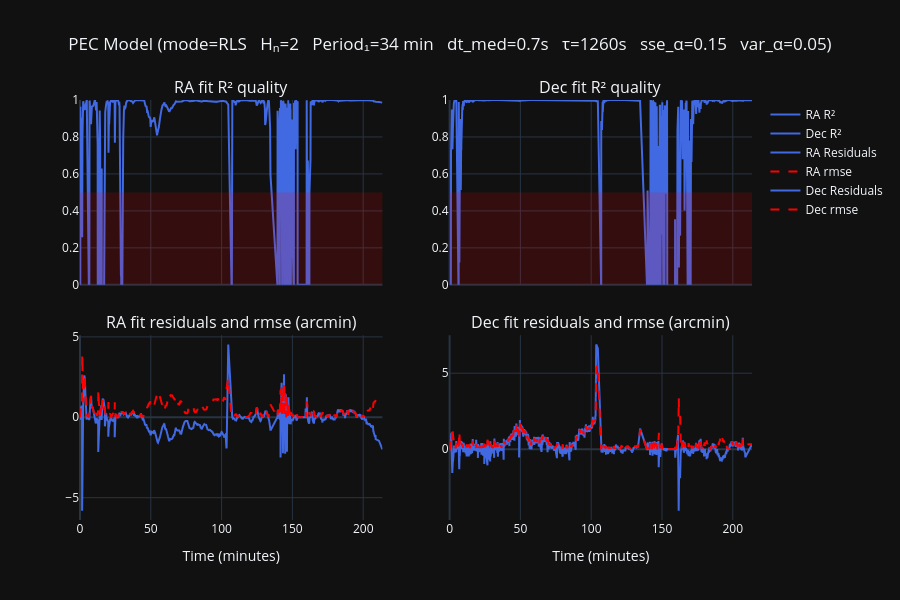

The code cell stored with this chart in its notebook:
### Code cell
# ── plot rows 5–6 ───────────────────────────────────────────────────────────
row5_min = 0
n_rows_bottom = 2
row_titles_bottom = [
    'RA fit R² quality',                      'Dec fit R² quality',
    'RA fit residuals and rmse (arcmin)',     'Dec fit residuals and rmse (arcmin)',
]

fig_bottom = make_subplots(
    rows=n_rows_bottom, cols=2,
    shared_xaxes=True,
    subplot_titles=tuple(row_titles_bottom),
    vertical_spacing=0.12,
)

def add(fig, row, col, traces):
    for tr in traces:
        fig.add_trace(tr, row=row, col=col)

# row 1 (of this fig) — R²
add(fig_bottom, 1, 1, [go.Scatter(x=t, y=res.ra_r2,  name='RA R²',  line=dict(color='royalblue'))])
add(fig_bottom, 1, 2, [go.Scatter(x=t, y=res.dec_r2, name='Dec R²', line=dict(color='royalblue'))])

# row 2 (of this fig) — residuals
add(fig_bottom, 2, 1, [
    go.Scatter(x=t, y=res.ra_resid_fit, name='RA Residuals', line=dict(color='royalblue')),
    go.Scatter(x=t, y=res.ra_rmse,      name='RA rmse',      line=dict(color='red', dash='dash')),
])
add(fig_bottom, 2, 2, [
    go.Scatter(x=t, y=res.dec_resid_fit, name='Dec Residuals', line=dict(color='royalblue')),
    go.Scatter(x=t, y=res.dec_rmse,      name='Dec rmse',      line=dict(color='red', dash='dash')),
])

fig_bottom.add_hrect(y0=row5_min, y1=0.5, fillcolor='rgba(255,0,0,0.15)', line_width=0, row=1, col=1)
fig_bottom.add_hrect(y0=row5_min, y1=0.5, fillcolor='rgba(255,0,0,0.15)', line_width=0, row=1, col=2)
fig_bottom.update_yaxes(range=[row5_min, 1.0], row=1, col=1)
fig_bottom.update_yaxes(range=[row5_min, 1.0], row=1, col=2)

fig_bottom.update_layout(
    height=300 * n_rows_bottom,
    title=dict(text=title_text, x=0.5),
    hovermode='x unified', template="plotly_dark",
    legend=dict(groupclick='toggleitem'),
)
fig_bottom.update_xaxes(title_text='Time (minutes)', row=n_rows_bottom)
fig_bottom.show()

### Figure 1 — Plotly figure (JSON) as saved in the notebook; plotly's stock layout.template omitted (floating-point values rounded to 4 significant figures; data arrays with more than 128 entries replaced by an {"elided": "..."} marker saying what was removed)
{"data": [{"line": {"color": "royalblue"}, "name": "RA R²", "type": "scatter", "x": {"elided": "19015 float values"}, "xaxis": "x", "y": {"elided": "19015 float values"}, "yaxis": "y"}, {"line": {"color": "royalblue"}, "name": "Dec R²", "type": "scatter", "x": {"elided": "19015 float values"}, "xaxis": "x2", "y": {"elided": "19015 float values"}, "yaxis": "y2"}, {"line": {"color": "royalblue"}, "name": "RA Residuals", "type": "scatter", "x": {"elided": "19015 float values"}, "xaxis": "x3", "y": {"elided": "19015 float values"}, "yaxis": "y3"}, {"line": {"color": "red", "dash": "dash"}, "name": "RA rmse", "type": "scatter", "x": {"elided": "19015 float values"}, "xaxis": "x3", "y": {"elided": "19015 float values"}, "yaxis": "y3"}, {"line": {"color": "royalblue"}, "name": "Dec Residuals", "type": "scatter", "x": {"elided": "19015 float values"}, "xaxis": "x4", "y": {"elided": "19015 float values"}, "yaxis": "y4"}, {"line": {"color": "red", "dash": "dash"}, "name": "Dec rmse", "type": "scatter", "x": {"elided": "19015 float values"}, "xaxis": "x4", "y": {"elided": "19015 float values"}, "yaxis": "y4"}], "layout": {"annotations": [{"font": {"size": 16}, "showarrow": false, "text": "RA fit R² quality", "x": 0.225, "xanchor": "center", "xref": "paper", "y": 1, "yanchor": "bottom", "yref": "paper"}, {"font": {"size": 16}, "showarrow": false, "text": "Dec fit R² quality", "x": 0.775, "xanchor": "center", "xref": "paper", "y": 1, "yanchor": "bottom", "yref": "paper"}, {"font": {"size": 16}, "showarrow": false, "text": "RA fit residuals and rmse (arcmin)", "x": 0.225, "xanchor": "center", "xref": "paper", "y": 0.44, "yanchor": "bottom", "yref": "paper"}, {"font": {"size": 16}, "showarrow": false, "text": "Dec fit residuals and rmse (arcmin)", "x": 0.775, "xanchor": "center", "xref": "paper", "y": 0.44, "yanchor": "bottom", "yref": "paper"}], "height": 600, "hovermode": "x unified", "legend": {"groupclick": "toggleitem"}, "shapes": [{"fillcolor": "rgba(255,0,0,0.15)", "line": {"width": 0}, "type": "rect", "x0": 0, "x1": 1, "xref": "x domain", "y0": 0, "y1": 0.5, "yref": "y"}, {"fillcolor": "rgba(255,0,0,0.15)", "line": {"width": 0}, "type": "rect", "x0": 0, "x1": 1, "xref": "x2 domain", "y0": 0, "y1": 0.5, "yref": "y2"}], "title": {"text": "PEC Model (mode=RLS   Hₙ=2   Period₁=34 min   dt_med=0.7s   τ=1260s   sse_α=0.15   var_α=0.05)", "x": 0.5}, "xaxis": {"anchor": "y", "domain": [0, 0.45], "matches": "x3", "showticklabels": false}, "xaxis2": {"anchor": "y2", "domain": [0.55, 1], "matches": "x4", "showticklabels": false}, "xaxis3": {"anchor": "y3", "domain": [0, 0.45], "title": {"text": "Time (minutes)"}}, "xaxis4": {"anchor": "y4", "domain": [0.55, 1], "title": {"text": "Time (minutes)"}}, "yaxis": {"anchor": "x", "domain": [0.56, 1], "range": [0, 1]}, "yaxis2": {"anchor": "x2", "domain": [0.56, 1], "range": [0, 1]}, "yaxis3": {"anchor": "x3", "domain": [0, 0.44]}, "yaxis4": {"anchor": "x4", "domain": [0, 0.44]}}}
